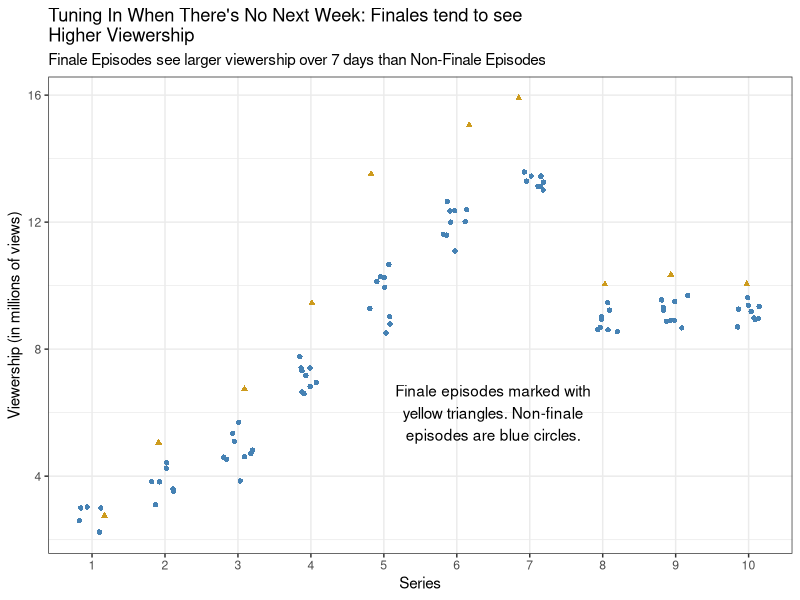
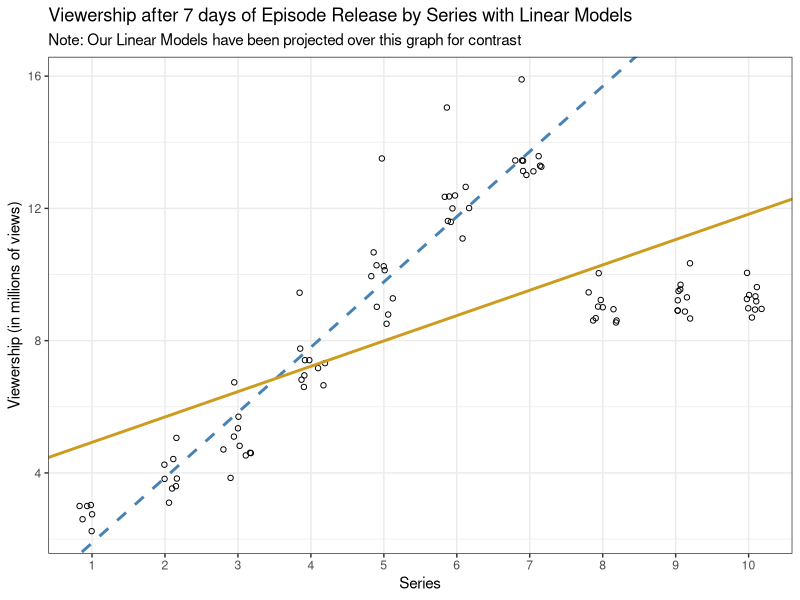

The R script that drew these images, in order:
## ---- chunk 1
#| label: setup
library(tidyverse)
library(here)
library(kableExtra)
library(broom)


ratings <- read_csv("ratings.csv")

## ---- chunk 2
#| label: data-cleaning


## ADDING INDICATOR VARIABLE
finale_episodes <- ratings|>
  group_by(series)|>
  slice_max(order_by = episode)|>
  ungroup()|>
  mutate(
    finale = TRUE
  )

non_finale_episodes <- ratings |>
  anti_join(finale_episodes)|>
  mutate(
    finale = FALSE
  )
ratings_new <- non_finale_episodes |>
  full_join(finale_episodes)

## Summary Stats for Q1
non<- non_finale_episodes|>
  summarise(
    type = "Non Finale Episodes",
    mean = round(mean(viewers_7day), digits = 3),
    sd = round(sd(viewers_7day), digits = 3),
    median = round(median(viewers_7day), digits = 3),
    q1 = round(quantile(viewers_7day,probs = .25), digits = 3),
    q3 = round(quantile(viewers_7day,probs = .75), digits = 3)
    
  )

fin <- finale_episodes|>
  summarise(
    type = "Finale Episodes",
    mean = round(mean(viewers_7day), digits = 3),
    sd = round(sd(viewers_7day), digits = 3),
    median = round(median(viewers_7day), digits = 3),
    q1 = round(quantile(viewers_7day,probs = .25), digits = 3),
    q3 = round(quantile(viewers_7day,probs = .75), digits = 3)
  )


## Ratings subset for linear models
ratings_subset <- ratings|>
  filter(series <8)






## ---- chunk 3
#| label: data-analysis
#| output: false
# you might choose to run your analysis here or in a separate script. Save your output for later.

## T-TEST
t.test(formula = x ~ y, x = ratings_new$viewers_7day, y = ratings_new$finale, alternative = "two.sided")


## LINEAR MODELS
bakeoff_early_fit <- lm(viewers_7day ~ series, data = ratings_subset)

bakeoff_fit <- lm(viewers_7day ~ series, data = ratings)

## ---- chunk 4
#| label: tbl-finale-viewership-summary
#| tbl-cap: "This table displays summary statisitcs for non-finale episodes and finale episodes. These summary statistics are as follows: mean, standard deviation, median, quartile 1 and quartile 3."
#| tbl-pos: "H"


non |>
  full_join(fin)|>
  kable(
    format = "pipe",
    align = "l",
    caption = "Summary Stats for Non Finale and Finale Episodes"
  )
## ---- chunk 5
#| label: fig-finale-viewership-plot
#| fig-cap: "This graph displays the viewership by series of the Great British Bake Off, with blue dots representing the viewership for non-finale episodes and yellow triangles viewership of finale episodes, with finale episodes having consistantly higher viewership than non-finale episodes."
#| fig-alt: "Your figure alternative text."
#| fig-align: center
#| fig-pos: "H"

ratings_new|>
  ggplot(mapping = aes(x = factor(series)))+
  geom_jitter(mapping = aes(y = viewers_7day, color = finale, shape = finale),
              width = 0.2, height = 0, weight = 4, show.legend = FALSE)+
  theme_bw()+
  annotate(
    "text", x = 6.5, y = 6, label = "Finale episodes marked with\nyellow triangles. Non-finale\nepisodes are blue circles."
  )+
  labs(
    x = "Series",
    y = "Viewership (in millions of views)", #look at this later alie and see if you still want a y-axis label
    subtitle = "Finale Episodes see larger viewership over 7 days than Non-Finale Episodes",
    title = "Tuning In When There's No Next Week: Finales tend to see \nHigher Viewership"
  )+
  scale_color_manual(values = c("steelblue", "goldenrod3"))

## ---- chunk 6

##i really want to add the coefficents...

reduced <- glance(bakeoff_early_fit)|>
  select(r.squared, p.value)|>
  mutate(
    type = "reduced",
    r.squared = round(r.squared, digits = 3),
    intercept = round(bakeoff_early_fit$coefficients[1], digits = 3),
    slope = round(bakeoff_early_fit$coefficients[2], digits = 3)

  )
## ---- chunk 7
#| label: tbl-linear-model-comp-and-summary2
#| tbl-cap: "Summary Statisitcs for Comparitive Linear Models"
#| tbl-pos: "H"
  
glance(bakeoff_fit)|>
  select(r.squared, p.value)|>
  mutate(
    type = "full",
    r.squared = round(r.squared, digits = 3),
    intercept = round(bakeoff_fit$coefficients[1], digits = 3),
    slope = round(bakeoff_fit$coefficients[2], digits = 3)
  )|>
  full_join(reduced)|>
  kable(
    caption = "Summary Statisitcs for Comparitive Linear Models",
    
  )

## ---- chunk 8
#| label: fig-linear-model-viewership-plot
#| fig-cap: "Graph of viewership for every episode with two lines projected onto it. Blue line is projected onto the graph showing the subsetted linear model. Yellow line is projected onto the line showing the full linear model. This graph shows how the subsetting linear model fits the first seven series extremely well, showing that series 8, 9, and 10 have a different trend."
#| fig-alt: "The figure has black open dots that represent the viewership of each individual episode. There is an increasing trend of viewership from series 1 to 7, which drops during series 8, adn stays consisent during series 9 and 10. In addition, there are two lines on the graph, "
#| fig-align: center
#| fig-pos: "H"

ratings |>
  ggplot(mapping = aes(x = factor(series), y = viewers_7day))+
  geom_jitter(width = 0.2, height = 0, shape = 1)+
  geom_abline(
    slope = 1.97278, intercept = -0.08880, col = "steelblue", linetype = "dashed", linewidth = 1
              )+
  geom_abline(
    slope = 0.76636, intercept = 4.16083, col = "goldenrod3", linewidth = 1
    )+
  theme_bw()+
  labs(
    x = "Series",
    y = "Viewership (in millions of views)",
    subtitle = "Note: Our Linear Models have been projected over this graph for contrast",
    title = "Viewership after 7 days of Episode Release by Series with Linear Models"
  )
  
